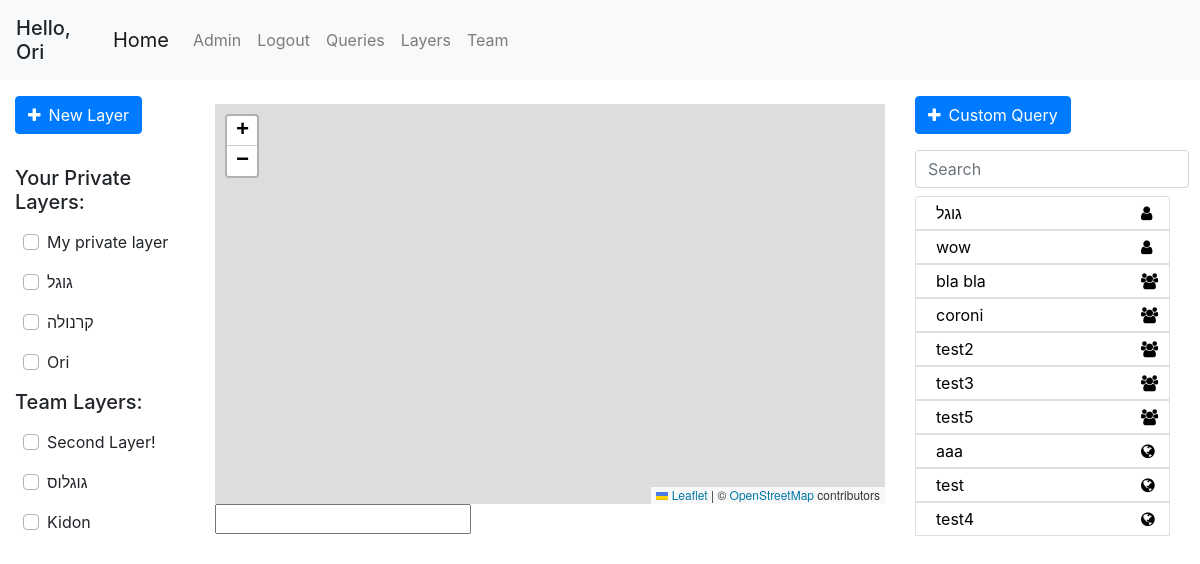
The app's page /home (signed in), older data.
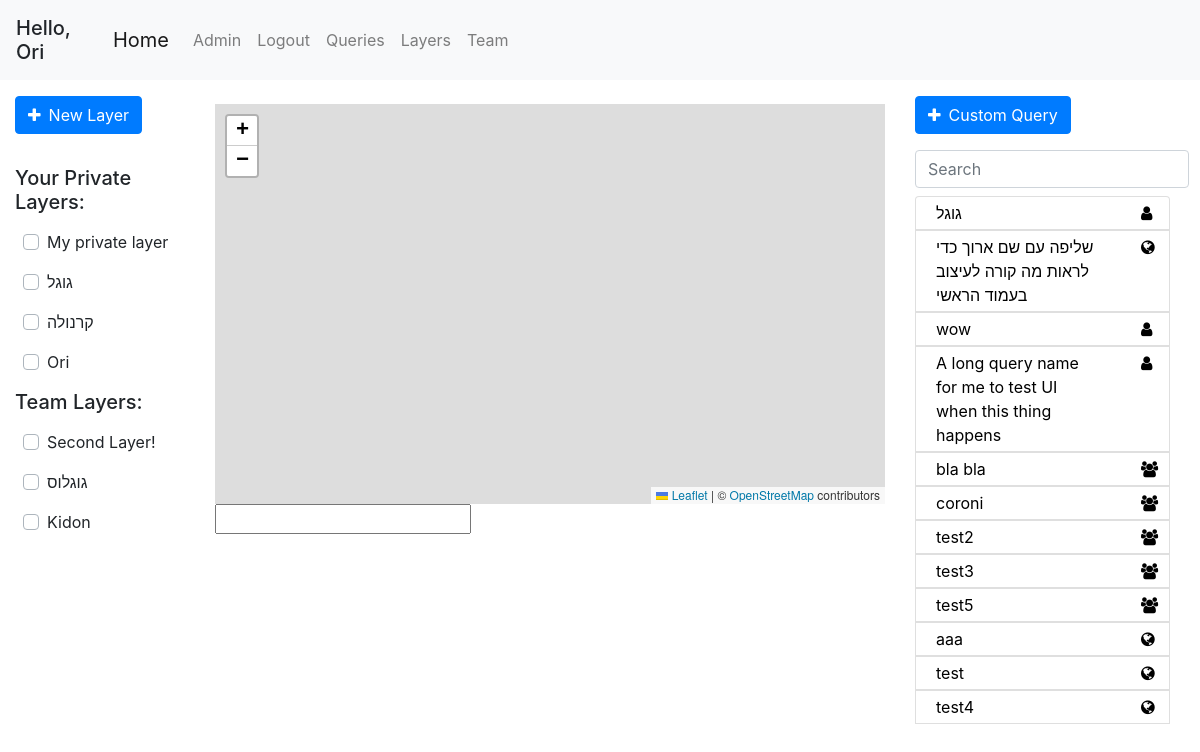
The same page, newer data.
### geoportal/models.py (models this page shows, shortened)
class Layer(db.Model):
    id = db.Column(db.Integer, primary_key=True)
    name = db.Column(db.String(100), nullable=False)
    user_id = db.Column(db.Integer, db.ForeignKey('user.id'), nullable=False)
    default_color = db.Column(db.String(20), default='blue')
    only_user = db.Column(db.Boolean, default=True)
    only_team = db.Column(db.Boolean, default=False)
    public = db.Column(db.Boolean, default=False)
    points = db.relationship('Point', backref='layer', lazy=True)
    polygons = db.relationship('Polygon', backref='layer', lazy=True)

class Query(db.Model):
    id = db.Column(db.Integer, primary_key=True)
    user_id = db.Column(db.Integer, db.ForeignKey('user.id'), nullable=False, default=0)
    query_name = db.Column(db.String(120))
    db_name = db.Column(db.String(20))
    date_uploaded = db.Column(db.DateTime, nullable=False, default=datetime.datetime.now)
    last_update_time = db.Column(db.DateTime, nullable=False, default=datetime.datetime.now)
    query_text = db.Column(db.Text, nullable=False, default='')
    only_user = db.Column(db.Boolean, default=False)
    only_team = db.Column(db.Boolean, default=False)
    public = db.Column(db.Boolean, default=True)
    parameters = db.relationship('QueryTextParameters', backref='query', lazy=True)

### geoportal/main/views.py (the view)
@main.route('/')
@main.route('/home')
def home():
    return render_template('home.html', queries=get_allowed_queries(), layers=get_allowed_layers(), favorite_layers=get_favorite_layers())

### geoportal/mapping/utils.py (called while the page is built)
def marked_layers_first(layers):
    return sorted(layers, key=lambda layer: UserMarkedLayer.query.filter(and_(UserMarkedLayer.layer_id == layer.id, UserMarkedLayer.user_id == current_user.id)).first() is not None, reverse=True)

def get_allowed_layers():
    if current_user.is_authenticated:
        layers = Layer.query.all()
        authorized_layers = []
        for layer in layers:
            if (layer.only_team and User.query.get(layer.user_id).team_id == current_user.team_id) or layer.user_id == current_user.id:
                authorized_layers.append(layer)
        layers = authorized_layers
        layers = marked_layers_first(layers)
    else:
        layers = []
    return layers

def get_favorite_layers():
    if current_user.is_authenticated:
        marked_layers = db.session.query(UserMarkedLayer.layer_id).filter_by(user_id=current_user.id).all()
        return [layer[0] for layer in marked_layers]
    return []

### geoportal/models.py (called while the page is built)
@login_manager.user_loader
def load_user(user_id):
    return User.query.get(int(user_id))

    def has_role(self, role_name):
        for role in self.roles:
            if role.name == role_name:
                return True
        return False

### geoportal/templates/home.html (shortened to what this page needs)
{% extends "base.html" %}
{% block left_sidebar %}
{% if current_user.is_authenticated %}
<button type="button" class="btn btn-primary mb-3 mt-3" data-toggle="modal" data-target="#add-layer">
  <span class="fa fa-plus mr-2"></span>New Layer
</button>
{% endif %}
{% if current_user.is_authenticated %}
    <h5 class="disply-5 mt-3">Your Private Layers:</h5>
    {% for layer in layers %}
        {% if layer.only_user %}
        <div class="row ml-2 mt-3 custom-control custom-checkbox justify-content-between">
            <label class="custom-control-label" for="checkbox-{{ layer.id }}">{{ layer.name }}</label>
        </div>
        {% endif %}
    {% endfor %}
    <h5 class="disply-5 mt-3">Team Layers:</h5>
    {% for layer in layers %}
        {% if layer.only_team %}
        <div class="row ml-2 mt-3 custom-control custom-checkbox">
            <label class="custom-control-label" for="checkbox-{{ layer.id }}">{{ layer.name }}</label>
        </div>
        {% endif %}
    {% endfor %}
{% endif %}
{% endblock left_sidebar %}
{% block content %}
<div id="myMap" class="mt-4"></div>
<input type="text" id="current-point">
{% endblock content %}
{% block right_sidebar %}
<button type="button" class="btn btn-primary mt-3" data-toggle="modal" data-target="#run-query">
  <span class="fa fa-plus mr-2"></span>Custom Query
</button>
<form class="form-inline my-2 my-lg-0">
    <input class="form-control mr-sm-2 mt-3 mb-2" type="search" placeholder="Search" aria-label="Search" id="queries_search" onkeyup="filterQueries()">
</form>
<div class="col-sm-12 pl-0">
    <div class="list-group">
    {% for query in queries %}
        <button name="query-selector" class="list-group-item pb-1 pt-1" id="{{ query.id }}" style="text-align: justify;">
            <div class="row justify-content-between pr-2">
                <div class="col-sm-10" style="text-align: left">
                    {{ query.query_name }}
                </div>
                <div class="col-sm-1">
                    {% if query.only_user %}
                        <span class="fa fa-user"></span>
                    {% elif query.only_team %}
                        <span class="fa fa-users"></span>
                    {% else %}
                        <span class="fa fa-globe"></span>
                    {% endif %}
                </div>
            </div>
        </button>
    {% endfor %}
    </div>
</div>
{% endblock right_sidebar %}

Row changes from the older to the newer data that the page shows:
added Query: query_name "שליפה עם שם ארוך כדי לראות מה קורה לעיצוב בעמוד הראשי", only_user False (drawn)
added Query: query_name "A long query name for me to test UI when this thing happens", only_user True (drawn)
